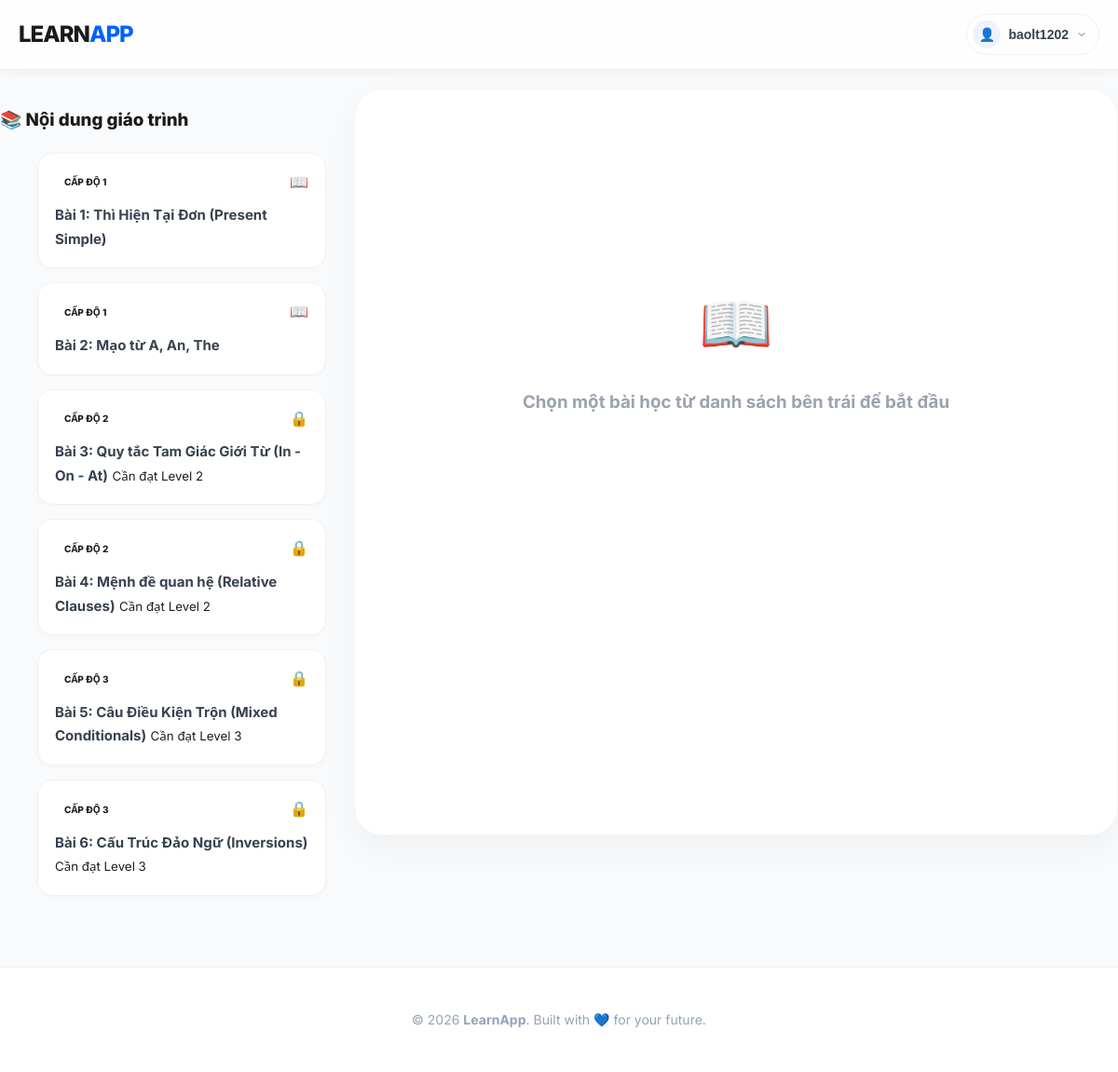
Screenshot of /curriculum/ (signed in) with the database file from the repository.
### learning/models.py (models this page shows, shortened)
class Lesson(models.Model):
    title = models.CharField(max_length=255)
    level = models.IntegerField(choices=DIFFICULTY_CHOICES, default=1)
    order_num = models.IntegerField(default=1)
    content_html = models.TextField()
    class Meta:
        ordering = ['level', 'order_num']

### learning/views.py (the view)
# urls.py: path('curriculum/', views.curriculum_view, name='curriculum'),
@login_required
def curriculum_view(request):
    profile, _ = UserProfile.objects.get_or_create(user=request.user)
    current_level = profile.level
    lessons_qs = Lesson.objects.all().order_by('level', 'order_num')
    lessons = []
    for l in lessons_qs:
        lessons.append({
            "id": l.id,
            "title": l.title,
            "level": l.level,
            "is_locked": l.level > current_level # Khóa nếu level bài học cao hơn level user
        })
    return render(request, "learning/curriculum.html", {"lessons": lessons})

### templates/learning/curriculum.html (shortened to what this page needs)
{% extends "learning/layout.html" %}
{% load static %}
{% block content %}
<div class="body-content-wrapper">
    <div class="curriculum-container">
        <aside class="lesson-sidebar">
            <h3 class="sidebar-title">📚 Nội dung giáo trình</h3>
            <ul class="lesson-list">
                {% for lesson in lessons %}
                <li class="lesson-item {% if lesson.is_locked %}locked{% endif %}"
                    data-locked="{{ lesson.is_locked|yesno:'true,false' }}"
                    onclick="loadLesson({{ lesson.id }}, this)">
                    <div class="lesson-item-header">
                        <span class="badge {{ lesson.level }}">Cấp độ {{ lesson.level }}</span>
                        {% if lesson.is_locked %}
                            <span class="status-icon">🔒</span>
                        {% else %}
                            <span class="status-icon open">📖</span>
                        {% endif %}
                    </div>
                    <div class="lesson-item-info">
                        <strong class="lesson-title">{{ lesson.title }}</strong>
                        {% if lesson.is_locked %}
                            <small class="lock-text">Cần đạt Level {{ lesson.level }}</small>
                        {% endif %}
                    </div>
                </li>
                {% endfor %}
            </ul>
        </aside>
        <main class="lesson-main-view">
            <div id="curriculum-placeholder" class="placeholder-content">
                <div class="placeholder-icon">📖</div>
                <h3>Chọn một bài học từ danh sách bên trái để bắt đầu</h3>
            </div>
        </main>
    </div>
</div>
{% endblock %}

### templates/learning/layout.html (shortened to what this page needs)
{% load static %}
<!DOCTYPE html>
<html lang="vi">
<head>
    <link rel="stylesheet" href="{% static 'learning/css/style.css' %}">
</head>
<body>
    <nav class="navbar">
        <div class="nav-container">
            <a href="{% url 'learning:home' %}" class="logo">LEARN<span>APP</span></a>
            <div class="nav-menu">
        {% if user.is_authenticated %}
        <div class="user-menu-container">
            <button class="user-profile-btn" onclick="toggleUserMenu(event)">
                <div class="user-avatar">👤</div>
                <span class="user-name">{{ user.username }}</span>
                <svg class="dropdown-icon" width="12" height="12" viewBox="0 0 24 24" fill="none" stroke="currentColor" stroke-width="2" stroke-linecap="round" stroke-linejoin="round"><path d="m6 9 6 6 6-6"/></svg>
            </button>
        </div>
                {% else %}
                    <a href="{% url 'login' %}" class="nav-link">Đăng nhập</a>
                 {% endif %}
            </div>
        </div>
    </nav>
    <main class="main-content">
        {% block content %}
        {% endblock %}
    </main>
    <footer class="footer">
        <div class="footer-container">
            <p>&copy; 2026 <strong>LearnApp</strong>. Built with 💙 for your future.</p>
        </div>
    </footer>
</body>
</html>

### static/learning/css/style.css (style rules this page uses)
body { font-family: 'Inter', 'Segoe UI', Roboto, Arial, sans-serif; margin: 0; color: #1c1e21; line-height: 1.6; min-height: 100vh; display: flex; flex-direction: column; background-image: url('../../../img/487445774_122165987096288299_4482786129229091044_n.jpg'); background-size: cover; background-position: center; background-repeat: no-repeat; background-attachment: fixed; background-color: #f8fafc; }
a { color: #007bff; text-decoration: none; font-weight: 500; transition: 0.2s; }
.main-content { flex: 1; }
.btn, button { padding: 12px 24px; border: none; background: linear-gradient(135deg, #0062ff 0%, #00a2ff 100%); color: #ffffff; border-radius: 12px; cursor: pointer; font-size: 15px; font-weight: 700; transition: all 0.3s cubic-bezier(0.175, 0.885, 0.32, 1.275); box-shadow: 0 4px 12px rgba(0, 98, 255, 0.2); }
.badge { font-size: 10px; font-weight: 800; padding: 3px 10px; border-radius: 20px; text-transform: uppercase; width: fit-content; }
.navbar { background: rgba(255, 255, 255, 0.8); backdrop-filter: blur(10px); border-bottom: 1px solid rgba(0, 0, 0, 0.05); padding: 15px 0; position: sticky; top: 0; z-index: 2000; box-shadow: 0 2px 10px rgba(0,0,0,0.05); }
.nav-container { max-width: 1200px; margin: 0 auto; padding: 0 20px; display: flex; justify-content: space-between; align-items: center; }
.logo { font-size: 24px; font-weight: 800; color: #1a1a1a; text-decoration: none; letter-spacing: -1px; }
.logo span { color: #0062ff; }
.nav-menu { display: flex; align-items: center; gap: 25px; }
.user-menu-container, .hamburger-menu-container { position: relative; }
.user-profile-btn { display: flex; align-items: center; gap: 8px; background: transparent; border: 1px solid #eef0f2; padding: 6px 12px 6px 6px; border-radius: 50px; cursor: pointer; transition: all 0.2s ease; box-shadow: none; }
.user-avatar { background: #eef2ff; width: 30px; height: 30px; border-radius: 50%; display: flex; align-items: center; justify-content: center; font-size: 14px; }
.user-name { font-size: 14px; font-weight: 600; color: #374151; }
.dropdown-icon { color: #6b7280; }
.curriculum-container { display: flex !important; gap: 30px; align-items: flex-start; margin-top: 20px; }
.lesson-sidebar { flex: 0 0 350px !important; position: sticky; top: 100px; }
.sidebar-title { margin-bottom: 20px; font-weight: 800; color: #1a1a1a; }
.lesson-item { background: #ffffff; padding: 18px; margin-bottom: 15px; border-radius: 16px; border: 1px solid #eef0f2; cursor: pointer; transition: all 0.3s cubic-bezier(0.25, 0.8, 0.25, 1); display: flex; flex-direction: column; gap: 10px; box-shadow: 0 2px 5px rgba(0,0,0,0.02); }
.lesson-item-header { display: flex; justify-content: space-between; align-items: center; }
.lesson-title { font-size: 15px; color: #374151; }
.lesson-main-view { flex: 1 !important; background: white; border-radius: 24px; padding: 40px; box-shadow: 0 10px 30px rgba(0,0,0,0.05); min-height: 700px; border: 1px solid #eef0f2; }
.placeholder-content { text-align: center; padding-top: 150px; color: #9ca3af; }
.placeholder-icon { font-size: 64px; margin-bottom: 15px; }
.lesson-main-view { flex: 1 !important; background: #ffffff; border-radius: 30px; padding: 50px; box-shadow: 0 15px 40px rgba(0,0,0,0.04); min-height: 700px; border: 1px solid #f1f5f9; }
.lesson-item { transition: all 0.4s cubic-bezier(0.175, 0.885, 0.32, 1.275) !important; }
.footer { padding: 40px 0; background: #ffffff; border-top: 1px solid #f1f5f9; text-align: center; margin-top: 60px; }
.footer-container { max-width: 1200px; margin: 0 auto; padding: 0 20px; }
.footer p { margin: 5px 0; color: #94a3b8; font-size: 14px; }

### rows the page displays
Lesson: title "Bài 1: Thì Hiện Tại Đơn (Present Simple)"
Lesson: title "Bài 2: Mạo từ A, An, The"
Lesson: title "Bài 3: Quy tắc Tam Giác Giới Từ (In - On - At)"
Lesson: title "Bài 4: Mệnh đề quan hệ (Relative Clauses)"
Lesson: title "Bài 5: Câu Điều Kiện Trộn (Mixed Conditionals)"
Lesson: title "Bài 6: Cấu Trúc Đảo Ngữ (Inversions)"

### other values shown
{{ user.username }} "baolt1202"
{{ lesson.level }} "1" "1" "2" "2" "3" "3"
{{ lesson.level }} "2" "2" "3" "3"
